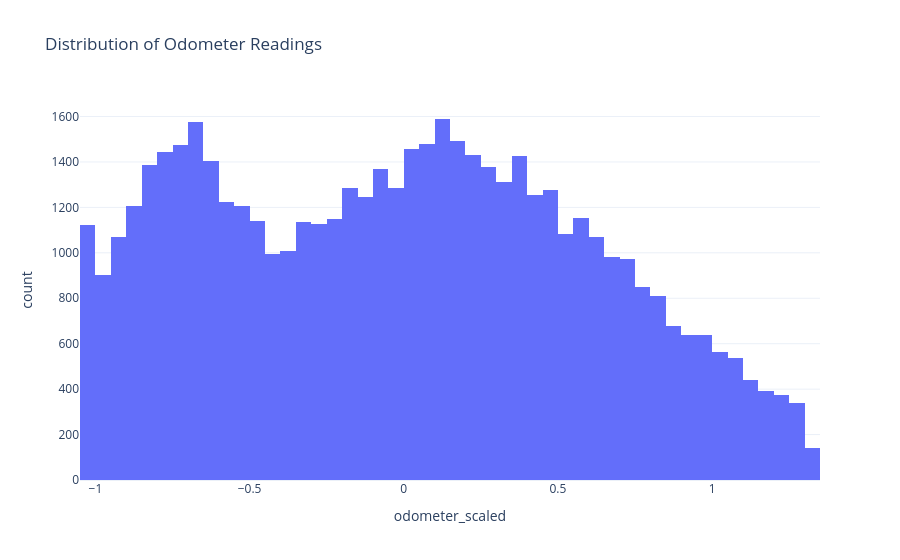

The notebook cell this image was saved under:
### Code cell
fig = px.histogram(Final_Dataset, 
                   x="odometer_scaled", 
                   title="Distribution of Odometer Readings",
                   labels={"odometer": "Odometer Reading (miles)"}, # Rename x-axis label
                   nbins=50, # Set number of bins
                   template="plotly_white") # Choose theme

fig.show()

### Figure 1 — Plotly figure (JSON) as saved in the notebook; plotly's stock layout.template omitted (floating-point values rounded to 4 significant figures; data arrays with more than 128 entries replaced by an {"elided": "..."} marker saying what was removed)
{"data": [{"bingroup": "x", "hovertemplate": "odometer_scaled=%{x}<br>count=%{y}<extra></extra>", "legendgroup": "", "marker": {"color": "#636efa", "pattern": {"shape": ""}}, "name": "", "nbinsx": 50, "orientation": "v", "showlegend": false, "type": "histogram", "x": {"elided": "51509 float values"}, "xaxis": "x", "yaxis": "y"}], "layout": {"barmode": "relative", "legend": {"tracegroupgap": 0}, "title": {"text": "Distribution of Odometer Readings"}, "xaxis": {"anchor": "y", "domain": [0, 1], "title": {"text": "odometer_scaled"}}, "yaxis": {"anchor": "x", "domain": [0, 1], "title": {"text": "count"}}}}
